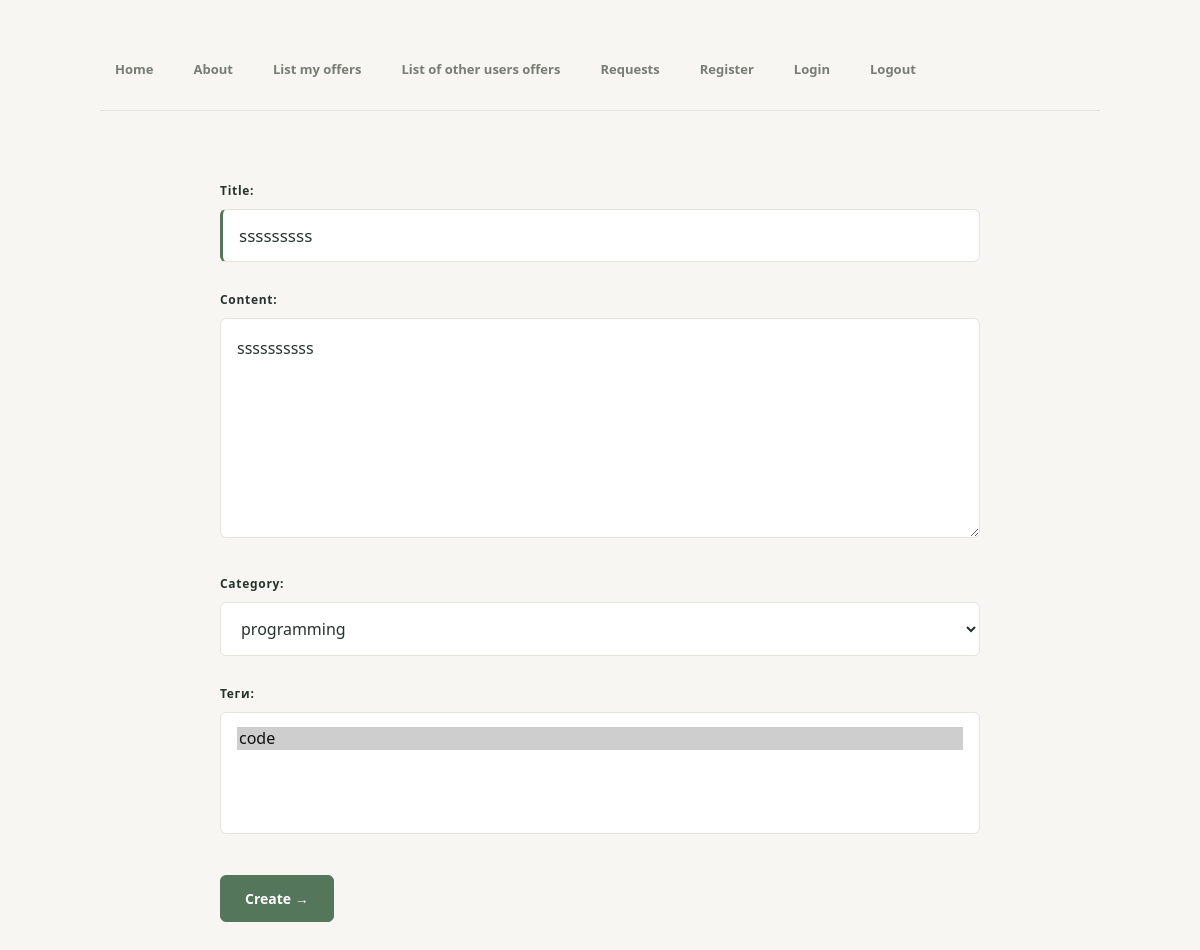
Page /offers/update/2/ (signed in) on the earlier database version.
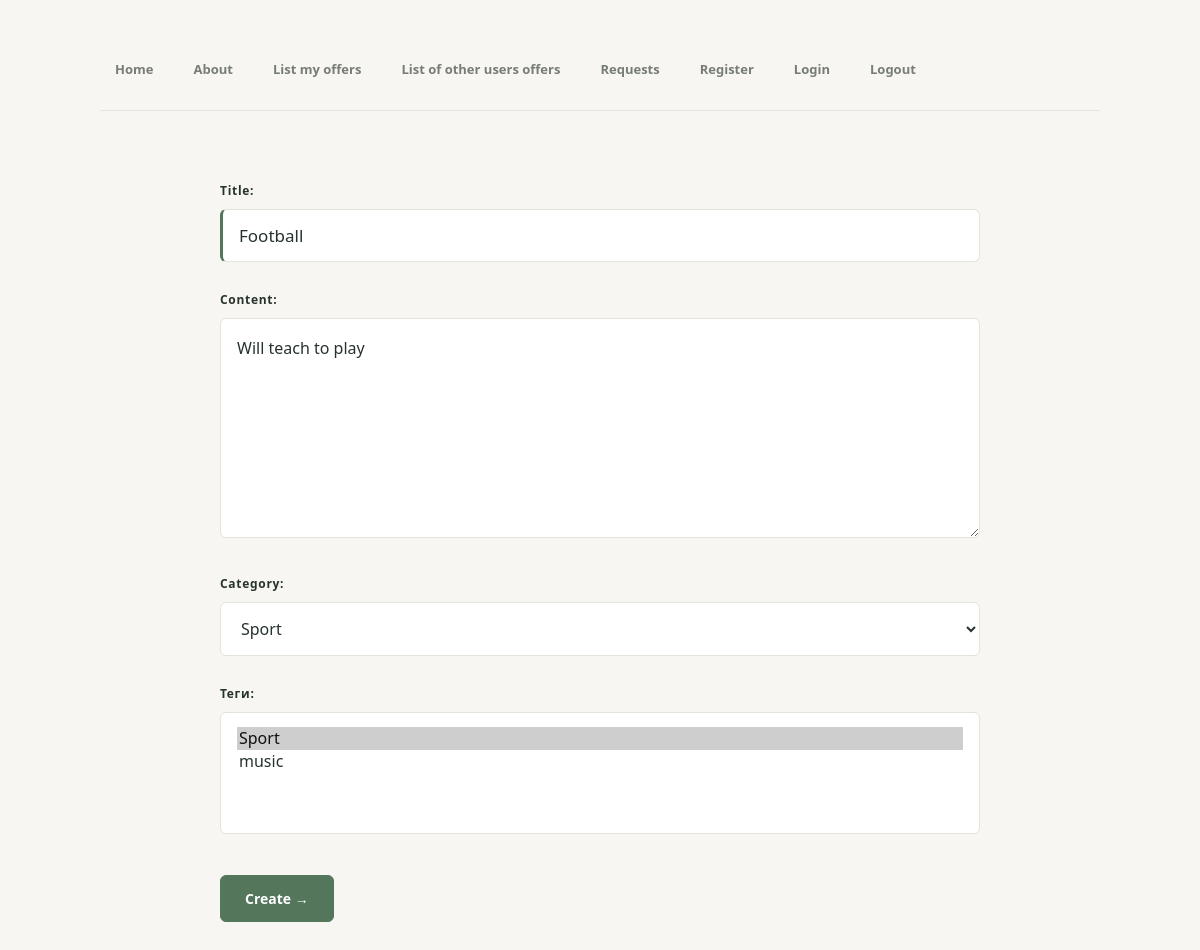
Same page on the later database version.
### offers/models.py (models this page shows, shortened)
class Offer(models.Model):
    STATUS_CHOICES = [
        ('draft','Draft'),
        ('published', 'Published'),
    ]
    title = models.CharField(max_length=100)
    content = models.TextField()
    status = models.CharField(
        max_length=20,
        choices=STATUS_CHOICES,
        default='draft',
    )
    created_at = models.DateTimeField(auto_now_add = True)
    updated_at = models.DateTimeField(auto_now = True)
    category = models.ForeignKey(
    Category,
    on_delete=models.PROTECT,
    related_name = 'offers',
    verbose_name='Категория',)
    tags = models.ManyToManyField(
        Tag,
        related_name = 'offers',
        verbose_name='Теги',
    )
    author = models.ForeignKey(
        settings.AUTH_USER_MODEL ,
        on_delete = models.CASCADE,
        related_name='offers',
        verbose_name='Автор',
     )
    class Meta:
        verbose_name = 'Offer'
        verbose_name_plural = 'Offers'
        ordering = ['-created_at']

### offers/views.py (the view)
# urls.py: path('update/<int:offer_id>/', views.offers_update, name='offers_update'),
@login_required
def offers_update(
        request: HttpRequest,
        offer_id: int
) -> HttpResponse:
    offer = get_object_or_404(Offer, pk=offer_id)
    if offer.author != request.user:
        return HttpResponseForbidden("You can only edit offers owned by yourself")
    if request.method == 'POST':
        form = OfferForm(request.POST, instance=offer)
        if form.is_valid():
            form.save()
            messages.success(request, "Offer updated")
            return redirect ('offers:offers_detail', offer_id=offer.pk)
    else:
        form = OfferForm(instance=offer)
    return render(request, 'offers/offer_create.html', {'form': form})

### offers/forms.py
class OfferForm(forms.ModelForm):
    class Meta:
        model = Offer
        fields = ['title','content', 'category','tags']
        labels = {
            'title': "Title",
            'content': "Content",
            'category': "Category",
            'tag': "Tags",
        }
        widgets = {
        "title": forms.TextInput(),
        'content': forms.Textarea(attrs={'rows':6}),
        'category':forms.Select(),
        'tags':forms.SelectMultiple()
        }

### offers/models.py (called while the page is built)
    def __str__(self):
        return self.name

        def __str__(self):
            return self.name

### templates/offers/offer_create.html (shortened to what this page needs)
{% extends 'base.html' %}
{% block content %}
	<form method="post">
        {{ form.as_p }}
        <button type="submit">Create</button>
    </form>
{% endblock %}

Differences in the rows shown:
changed Offer: title "sssssssss" → "Football"; content "ssssssssss" → "Will teach to play"; category "programming" → "Sport"
Other differences:
form field tags: "code ☑" → "Sport ☑ / music"
